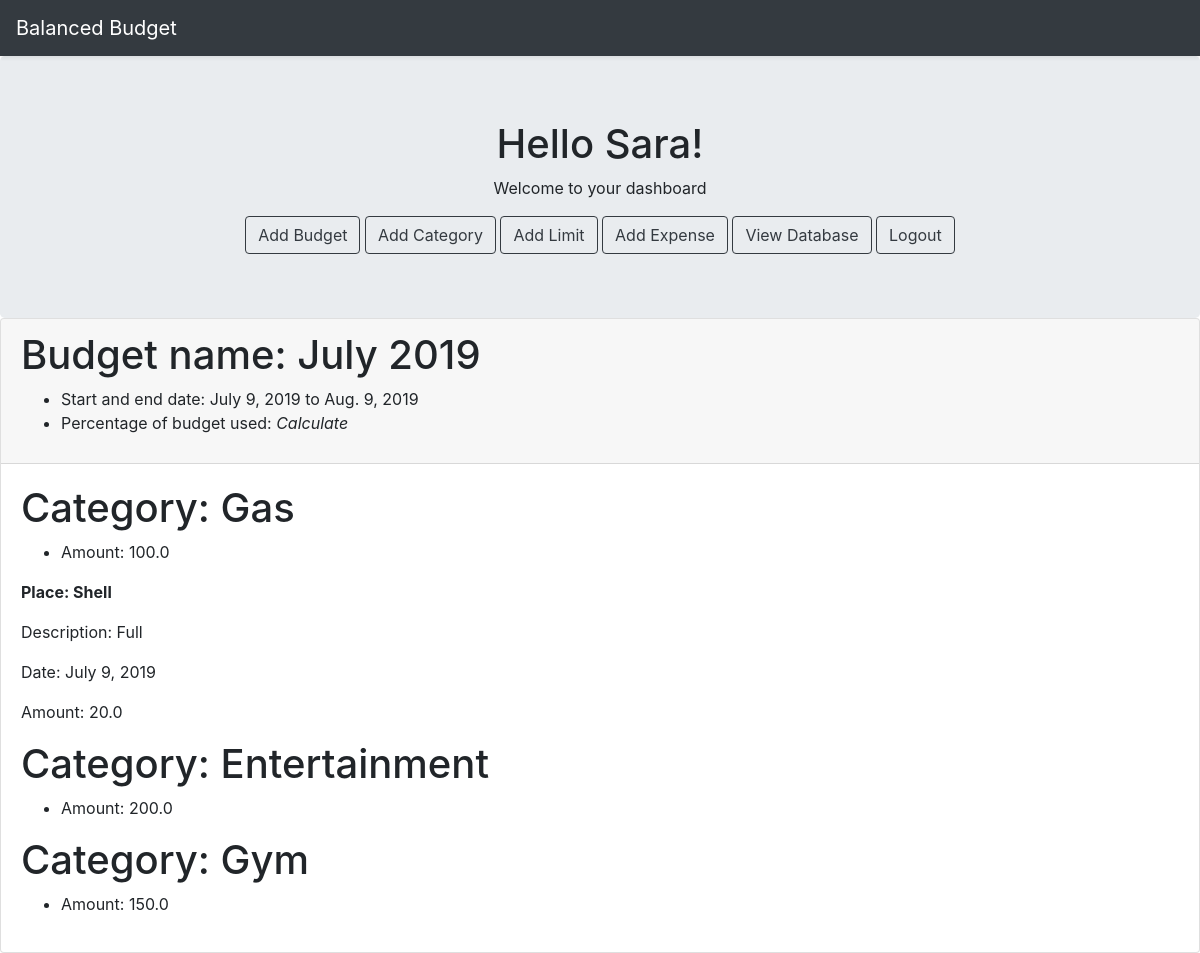
Before: /budgets/dashboard (signed in) with the older database file.
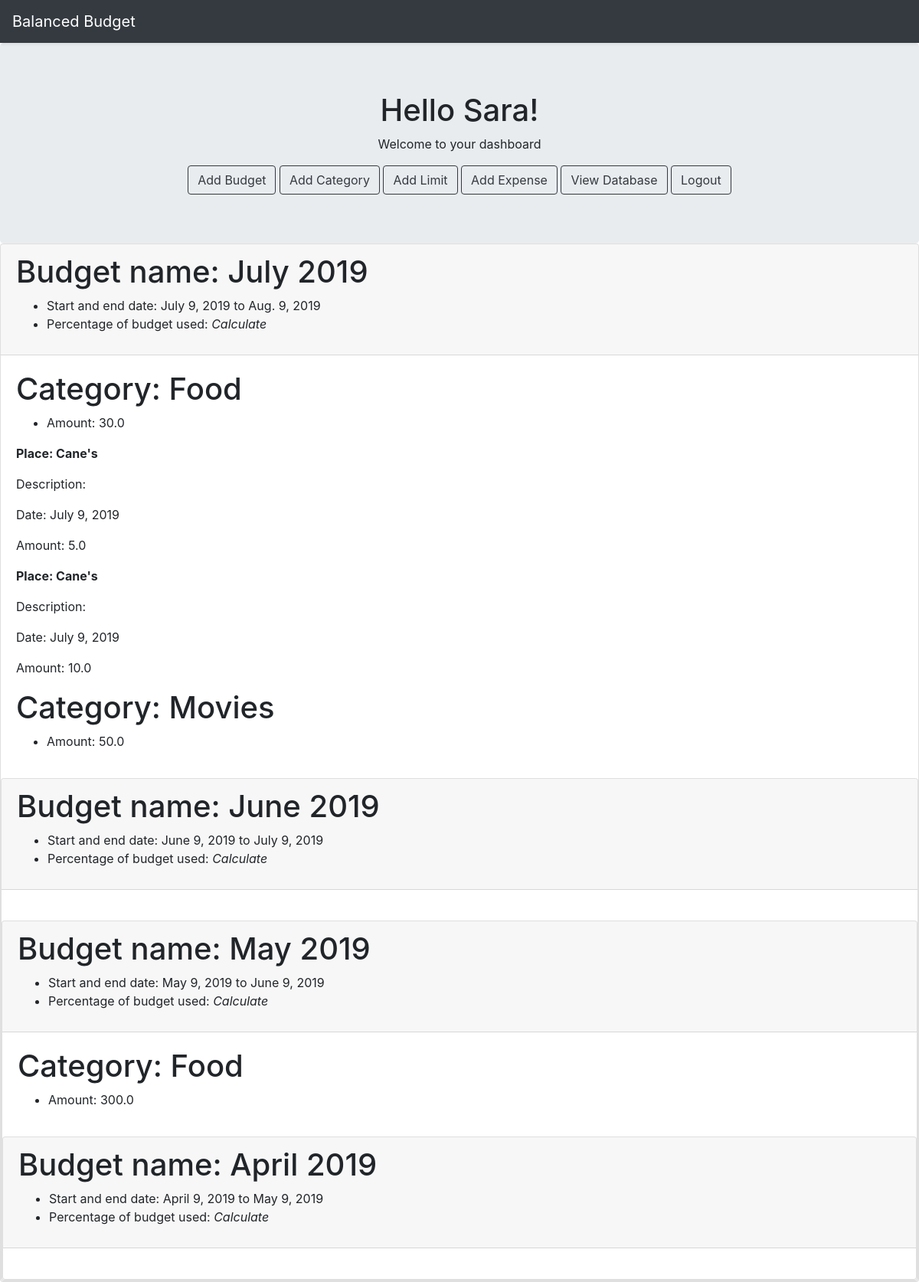
After: the same page with the newer database file.
### budgets/models.py (models this page shows, shortened)
class Budget(models.Model):
    budgetID = models.AutoField(primary_key=True, db_column='BudgetID')
    name = models.CharField(max_length=200, db_column='Budget Name')
    startDate = models.DateField(default=date.today, db_column='Start Date')
    endDate = models.DateField(default=date.today, db_column='End Date')
    current = models.BooleanField(default=True, db_column='Current Budget')
    user = models.ForeignKey(User, on_delete=models.CASCADE, db_column='User', null=True)
    class Meta:
        unique_together = (('name', 'user'),)

class Limit(models.Model):
    limitID = models.AutoField(primary_key=True, db_column='LimitID')
    budgetID = models.ForeignKey(Budget, on_delete=models.CASCADE, db_column='BudgetID')
    category = models.ForeignKey(Category, on_delete=models.CASCADE, db_column='Category')
    amount = models.FloatField(db_column='Amount')
    class Meta:
        unique_together = (('budgetID', 'category'),)

class Category(models.Model):
    categoryID = models.AutoField(primary_key = True, db_column='CategoryID')
    category = models.CharField(max_length=50, db_column='Category')
    user = models.ForeignKey(User, on_delete=models.CASCADE, db_column='User', null=True)
    def __str__(self):
        return self.category
    class Meta:
        verbose_name_plural = "Categories"
        unique_together = (('category', 'user'),)

class Expense(models.Model):
    expenseID = models.AutoField(primary_key=True, db_column='ExpenseID')
    budgetID = models.ForeignKey(Budget, on_delete=models.CASCADE, db_column='BudgetID')
    title = models.CharField(max_length=100, db_column='Title')
    description = models.TextField(db_column='Description', blank=True)
    date = models.DateField(default=date.today, db_column='Date')
    amount = models.FloatField(db_column='Amount')
    category = models.ForeignKey(Category, on_delete=models.CASCADE, db_column='Category')

### budgets/views.py (the view)
# urls.py: url('dashboard', views.dashboard, name = 'dashboard'), # create url path to results page
def dashboard(request):
    budgets = Budget.objects.filter(user=request.user, current=True)
    budgets_orgIDs = [budget.budgetID for budget in budgets]
    limits = []
    expenses = []
    for i in range(len(budgets_orgIDs)):
        limits += Limit.objects.filter(budgetID=budgets_orgIDs[i])
        expenses += Expense.objects.filter(budgetID=budgets_orgIDs[i])
    args = {
        'budgets': budgets,
        'limits': limits,
        'expenses': expenses,
    }
    return render(request, 'data.html', args)

### budgets/templates/data.html
{% extends 'dashboard.html' %}
{% block budgetData %}
{% for budget in budgets %}
    <div class="card">
        <div class="card-header">
                <h1>Budget name: {{ budget.name }}</h1>
                <ul>
                    <li>Start and end date: {{ budget.startDate }} to {{ budget.endDate }}</li>
                    <li>Percentage of budget used: <em>Calculate</em></li>
                </ul>
        </div>
    <div class="card-body">
    {% for limit in limits %}
        {% if budget.budgetID == limit.budgetID.budgetID %}
            <h1>Category: {{ limit.category }}</h1>
            <ul>
                <li>Amount: {{ limit.amount }}</li>
            </ul>
            {% for item in expenses %}
                {% if item.budgetID.budgetID == budget.budgetID %}
                    {% if item.category == limit.category %}
                        <b><p>Place: {{ item.title }}</p></b>
                        <p>Description: {{ item.description }}</p>
                        <p>Date: {{item.date }}</p>
                        <p>Amount: {{item.amount }}</p>
                    {% endif %}
                {% endif %}
            {% endfor %}
        {% endif %}
    {% endfor %}
    </div>
{% endfor %}
</div>
{% endblock %}

### budgets/templates/dashboard.html (shortened to what this page needs)
{% extends 'base.html' %}
{% block content %}
<div class="jumbotron text-center mb-0">
    <div class="containter" style="width: 100%">
        <h1>Hello {{ user.username }}!</h1>
        <p>Welcome to your dashboard</p>
        <a href="{% url 'addBudget' %}"><button type="button" class="btn btn-outline-dark btn-large">Add Budget</button></a>
        <a href="{% url 'addCategory' %}"><button type="button" class="btn btn-outline-dark btn-large">Add Category</button></a>
        <a href="{% url 'addLimit' %}"><button type="button" class="btn btn-outline-dark btn-large">Add Limit</button></a>
        <a href="{% url 'addExpense' %}"><button type="button" class="btn btn-outline-dark btn-large">Add Expense</button></a>
        {% if user.is_superuser %}
            <a href="{% url 'admin:index' %}"><button type="button" class="btn btn-outline-dark btn-large">View Database</button></a>
        {% endif %}
        <a href="{% url 'logout' %}"><button type="button" class="btn btn-outline-dark btn-large">Logout</button></a>
    </div>
</div>
{% block budgetData %}
{% endblock %}
{% endblock %}

### budgets/templates/base.html (shortened to what this page needs)
{% load static %}
<!DOCTYPE>
<html>
    <head>
        <link rel="stylesheet" href="https://stackpath.bootstrapcdn.com/bootstrap/4.3.1/css/bootstrap.min.css">
        <link rel="stylesheet" type="text/css" href="{% static 'css/styles.css' %}">
    </head>
    <body>
        <nav class="navbar navbar-expand-lg navbar-dark bg-dark shadow-sm">
            <a class="navbar-brand" href="{% url 'index' %}">Balanced Budget</a>
        </nav>
        {% block content %}
        {% endblock %}
    </body>
</html>

Changed rows visible on the page:
removed Limit: category "Gas", amount "100.0", shown under Budget "July 2019"
removed Expense: title "Shell", description "Full", date "July 9, 2019", amount "20.0", shown under "Gas"
removed Limit: category "Entertainment", amount "200.0", shown under Budget "July 2019"
removed Limit: category "Gym", amount "150.0", shown under Budget "July 2019"
added Limit: category "Food", amount "30.0", shown under Budget "July 2019"
added Expense: title "Cane's", date "July 9, 2019", amount "5.0", shown under "Food"
added Expense: title "Cane's", date "July 9, 2019", amount "10.0", shown under "Food"
added Limit: category "Movies", amount "50.0", shown under Budget "July 2019"
added Budget: name "June 2019", startDate "June 9, 2019", endDate "July 9, 2019"
added Budget: name "May 2019", startDate "May 9, 2019", endDate "June 9, 2019"
added Limit: category "Food", amount "300.0", shown under "May 2019"
added Budget: name "April 2019", startDate "April 9, 2019", endDate "May 9, 2019"
